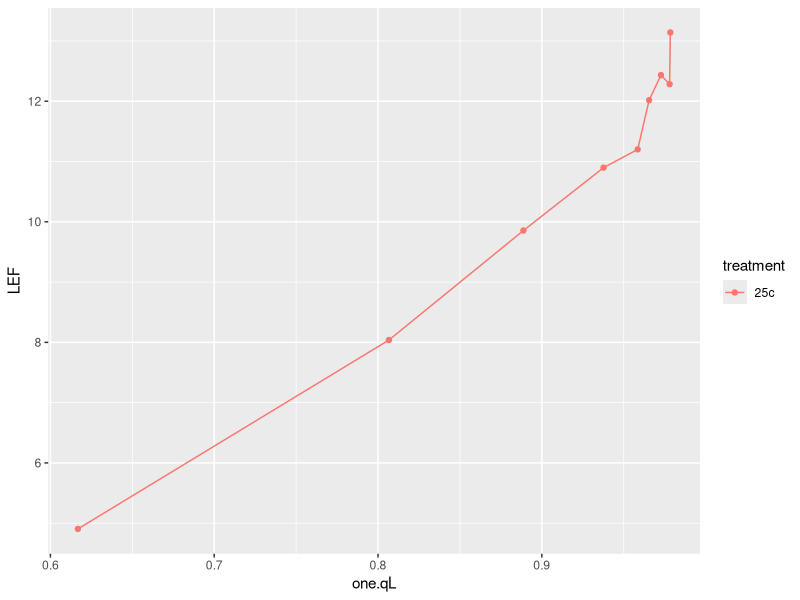
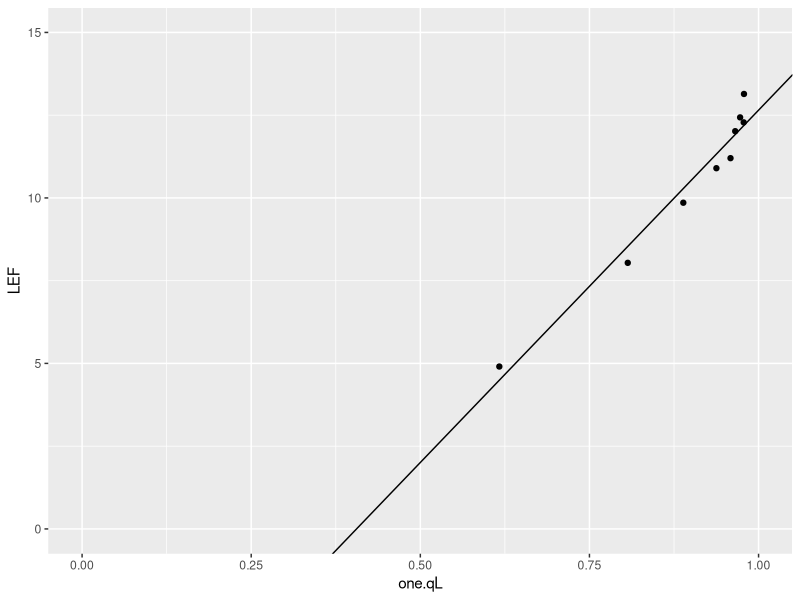
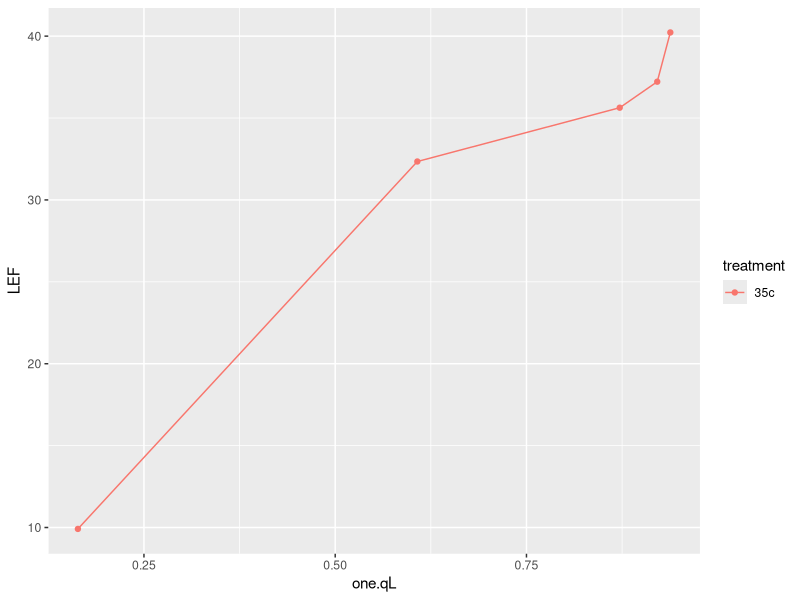
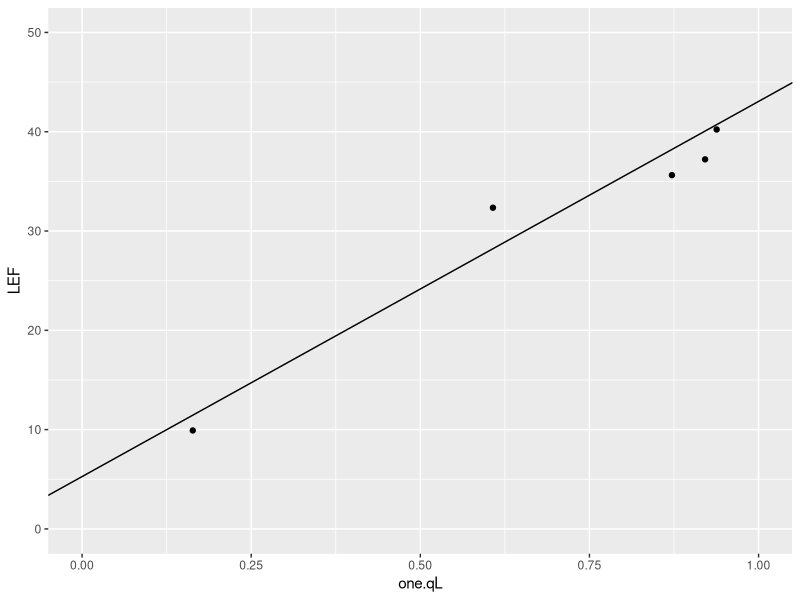
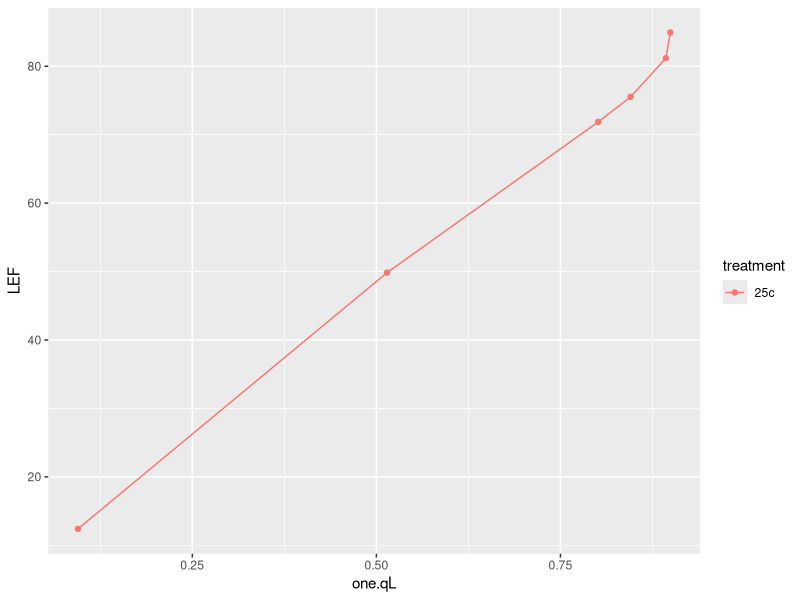
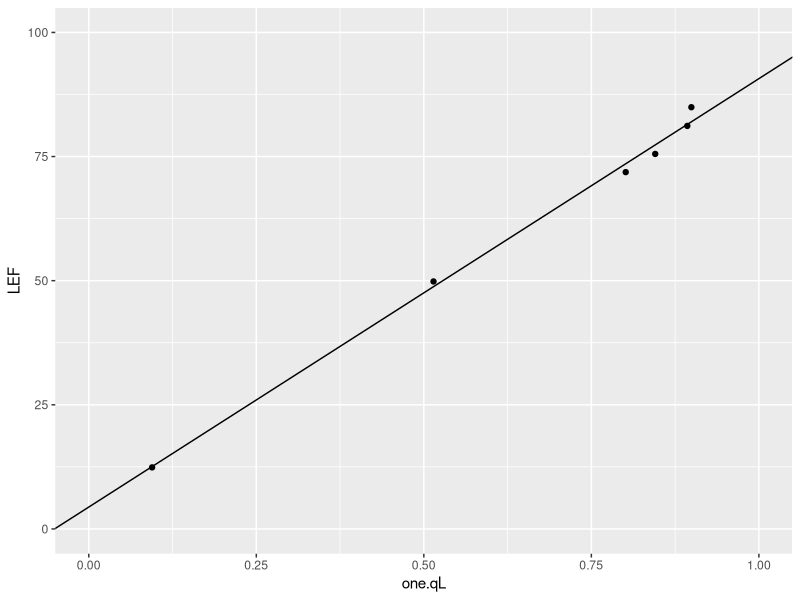
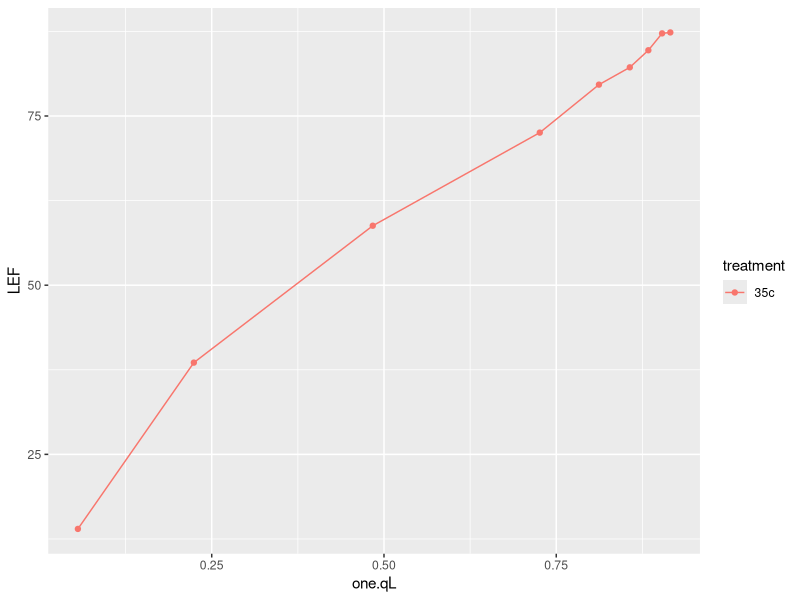
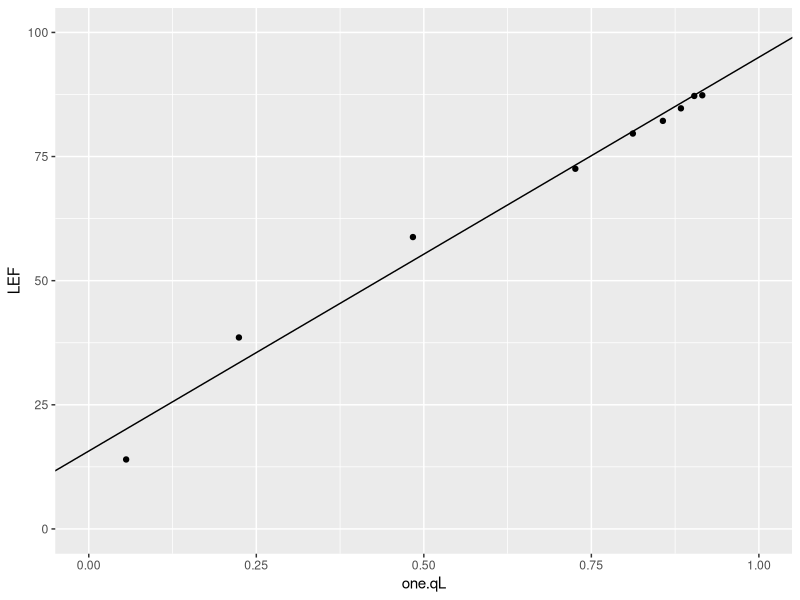

Write the R code that produced these figures, in order.
### Load Libraries
library(tidyverse)

### read in .csv
lrc_18 <- read.csv("lrc_18.csv")



### Curve 1
gg_1 <- lrc_18 %>% 
  filter(id == "gg_1")
ggplot(gg_1, aes(x = one.qL, y = LEF, color = treatment, group = id)) + geom_point() + geom_line()
# Temp
gg_1_tleaf <- mean(gg_1$Tleaf)
gg_1_tleaf
# creating linear model
lm_gg1 <- lm(LEF ~ one.qL, data = gg_1, subset = one.qL < 0.99)
# creating slope and intercept
gg_1_slope <- coef(lm_gg1)[2]
gg_1_intercept <- coef(lm_gg1)[1]
# plot
ggplot(gg_1, aes(one.qL, LEF)) +
  geom_point() +
  geom_abline(
    slope = gg_1_slope,
    intercept = gg_1_intercept) +
  scale_x_continuous(
    limits = c(0, 1)) + 
  scale_y_continuous(
    limits = c(0, 15))



### Curve 2
gg_2 <- lrc_18 %>% 
  filter(id == "gg_2")
ggplot(gg_2, aes(x = one.qL, y = LEF, color = treatment, group = id)) + geom_point() + geom_line()
# Temp
gg_2_tleaf <- mean(gg_2$Tleaf)
gg_2_tleaf
# creating linear model
lm_gg2 <- lm(LEF ~ one.qL, data = gg_2, subset = one.qL < 0.9)
# creating slope and intercept
gg_2_slope <- coef(lm_gg2)[2]
gg_2_intercept <- coef(lm_gg2)[1]
# plot
ggplot(gg_2, aes(one.qL, LEF)) +
  geom_point() +
  geom_abline(
    slope = gg_2_slope,
    intercept = gg_2_intercept) +
  scale_x_continuous(
    limits = c(0, 1)) + 
  scale_y_continuous(
    limits = c(0, 50))



### Curve 3
gg_3 <- lrc_18 %>% 
  filter(id == "gg_3")
ggplot(gg_3, aes(x = one.qL, y = LEF, color = treatment, group = id)) + geom_point() + geom_line()
# Temp
gg_3_tleaf <- mean(gg_3$Tleaf)
gg_3_tleaf
# creating linear model
lm_gg3 <- lm(LEF ~ one.qL, data = gg_3, subset = one.qL < 0.9)
# creating slope and intercept
gg_3_slope <- coef(lm_gg3)[2]
gg_3_intercept <- coef(lm_gg3)[1]
# plot
ggplot(gg_3, aes(one.qL, LEF)) +
  geom_point() +
  geom_abline(
    slope = gg_3_slope,
    intercept = gg_3_intercept) +
  scale_x_continuous(
    limits = c(0, 1)) + 
  scale_y_continuous(
    limits = c(0, 100))



### Curve 4
gg_4 <- lrc_18 %>% 
  filter(id == "gg_4")
ggplot(gg_4, aes(x = one.qL, y = LEF, color = treatment, group = id)) + geom_point() + geom_line()
# Temp
gg_4_tleaf <- mean(gg_4$Tleaf)
gg_4_tleaf
# creating linear model
lm_gg4 <- lm(LEF ~ one.qL, data = gg_4, subset = one.qL < 0.9)
# creating slope and intercept
gg_4_slope <- coef(lm_gg4)[2]
gg_4_intercept <- coef(lm_gg4)[1]
# plot
ggplot(gg_4, aes(one.qL, LEF)) +
  geom_point() +
  geom_abline(
    slope = gg_4_slope,
    intercept = gg_4_intercept) +
  scale_x_continuous(
    limits = c(0, 1)) + 
  scale_y_continuous(
    limits = c(0, 100))



### Curve 5
gg_5 <- lrc_18 %>% 
  filter(id == "gg_5")
ggplot(gg_5, aes(x = one.qL, y = LEF, color = treatment, group = id)) + geom_point() + geom_line()
# Temp
gg_5_tleaf <- mean(gg_5$Tleaf)
gg_5_tleaf
# creating linear model
lm_gg5 <- lm(LEF ~ one.qL, data = gg_5, subset = one.qL < 0.99)
# creating slope and intercept
gg_5_slope <- coef(lm_gg5)[2]
gg_5_intercept <- coef(lm_gg5)[1]
# plot
ggplot(gg_5, aes(one.qL, LEF)) +
  geom_point() +
  geom_abline(
    slope = gg_5_slope,
    intercept = gg_5_intercept) +
  scale_x_continuous(
    limits = c(0, 1)) + 
  scale_y_continuous(
    limits = c(0, 50))


### Curve 6
gg_6 <- lrc_18 %>% 
  filter(id == "gg_6")
ggplot(gg_6, aes(x = one.qL, y = LEF, color = treatment, group = id)) + geom_point() + geom_line()
# Temp
gg_6_tleaf <- mean(gg_6$Tleaf)
gg_6_tleaf
# creating linear model
lm_gg6 <- lm(LEF ~ one.qL, data = gg_6, subset = one.qL < 0.75)
# creating slope and intercept
gg_6_slope <- coef(lm_gg6)[2]
gg_6_intercept <- coef(lm_gg6)[1]
# plot
ggplot(gg_6, aes(one.qL, LEF)) +
  geom_point() +
  geom_abline(
    slope = gg_6_slope,
    intercept = gg_6_intercept) +
  scale_x_continuous(
    limits = c(0, 1)) + 
  scale_y_continuous(
    limits = c(0, 20))



### Curve 7
gg_7 <- lrc_18 %>% 
  filter(id == "gg_7")
ggplot(gg_7, aes(x = one.qL, y = LEF, color = treatment, group = id)) + geom_point() + geom_line()
# Temp
gg_7_tleaf <- mean(gg_7$Tleaf)
gg_7_tleaf
# creating linear model
lm_gg7 <- lm(LEF ~ one.qL, data = gg_7, subset = one.qL < 0.9)
# creating slope and intercept
gg_7_slope <- coef(lm_gg7)[2]
gg_7_intercept <- coef(lm_gg7)[1]
# plot
ggplot(gg_7, aes(one.qL, LEF)) +
  geom_point() +
  geom_abline(
    slope = gg_7_slope,
    intercept = gg_7_intercept) +
  scale_x_continuous(
    limits = c(0, 1)) + 
  scale_y_continuous(
    limits = c(0, 100))



### Curve 8
gg_8 <- lrc_18 %>% 
  filter(id == "gg_8")
ggplot(gg_8, aes(x = one.qL, y = LEF, color = treatment, group = id)) + geom_point() + geom_line()
# Temp
gg_8_tleaf <- mean(gg_8$Tleaf)
gg_8_tleaf
# creating linear model
lm_gg8 <- lm(LEF ~ one.qL, data = gg_8, subset = one.qL < 0.8)
# creating slope and intercept
gg_8_slope <- coef(lm_gg8)[2]
gg_8_intercept <- coef(lm_gg8)[1]
# plot
ggplot(gg_8, aes(one.qL, LEF)) +
  geom_point() +
  geom_abline(
    slope = gg_8_slope,
    intercept = gg_8_intercept) +
  scale_x_continuous(
    limits = c(0, 1)) + 
  scale_y_continuous(
    limits = c(0, 100))



### Curve 9
gg_9 <- lrc_18 %>% 
  filter(id == "gg_9")
ggplot(gg_9, aes(x = one.qL, y = LEF, color = treatment, group = id)) + geom_point() + geom_line()
# Temp
gg_9_tleaf <- mean(gg_9$Tleaf)
gg_9_tleaf
# creating linear model
lm_gg9 <- lm(LEF ~ one.qL, data = gg_9, subset = one.qL < 0.92)
# creating slope and intercept
gg_9_slope <- coef(lm_gg9)[2]
gg_9_intercept <- coef(lm_gg9)[1]
# plot
ggplot(gg_9, aes(one.qL, LEF)) +
  geom_point() +
  geom_abline(
    slope = gg_9_slope,
    intercept = gg_9_intercept) +
  scale_x_continuous(
    limits = c(0, 1)) + 
  scale_y_continuous(
    limits = c(0, 100))



### Curve 10 deleted for fitting purposes




### Curve 11
gg_11 <- lrc_18 %>% 
  filter(id == "gg_11")
ggplot(gg_11, aes(x = one.qL, y = LEF, color = treatment, group = id)) + geom_point() + geom_line()
# Temp
gg_11_tleaf <- mean(gg_11$Tleaf)
gg_11_tleaf
# creating linear model
lm_gg11 <- lm(LEF ~ one.qL, data = gg_11, subset = one.qL < 0.8)
# creating slope and intercept
gg_11_slope <- coef(lm_gg11)[2]
gg_11_intercept <- coef(lm_gg11)[1]
# plot
ggplot(gg_11, aes(one.qL, LEF)) +
  geom_point() +
  geom_abline(
    slope = gg_11_slope,
    intercept = gg_11_intercept) +
  scale_x_continuous(
    limits = c(0, 1)) + 
  scale_y_continuous(
    limits = c(0, 60))



### Curve 12
gg_12 <- lrc_18 %>% 
  filter(id == "gg_12")
ggplot(gg_12, aes(x = one.qL, y = LEF, color = treatment, group = id)) + geom_point() + geom_line()
# Temp
gg_12_tleaf <- mean(gg_12$Tleaf)
gg_12_tleaf
# creating linear model
lm_gg12 <- lm(LEF ~ one.qL, data = gg_12, subset = one.qL < 0.775)
# creating slope and intercept
gg_12_slope <- coef(lm_gg12)[2]
gg_12_intercept <- coef(lm_gg12)[1]
# plot
ggplot(gg_12, aes(one.qL, LEF)) +
  geom_point() +
  geom_abline(
    slope = gg_12_slope,
    intercept = gg_12_intercept) +
  scale_x_continuous(
    limits = c(0, 1)) + 
  scale_y_continuous(
    limits = c(0, 50))



### Curve 13 no data


### Curve 14
gg_14 <- lrc_18 %>% 
  filter(id == "gg_14")
ggplot(gg_14, aes(x = one.qL, y = LEF, color = treatment, group = id)) + geom_point() + geom_line()
# Temp
gg_14_tleaf <- mean(gg_14$Tleaf)
gg_14_tleaf
# creating linear model
lm_gg14 <- lm(LEF ~ one.qL, data = gg_14, subset = one.qL < 0.9)
# creating slope and intercept
gg_14_slope <- coef(lm_gg14)[2]
gg_14_intercept <- coef(lm_gg14)[1]
# plot
ggplot(gg_14, aes(one.qL, LEF)) +
  geom_point() +
  geom_abline(
    slope = gg_14_slope,
    intercept = gg_14_intercept) +
  scale_x_continuous(
    limits = c(0, 1)) + 
  scale_y_continuous(
    limits = c(0, 60))



### Curve 15
gg_15 <- lrc_18 %>% 
  filter(id == "gg_15")
ggplot(gg_15, aes(x = one.qL, y = LEF, color = treatment, group = id)) + geom_point() + geom_line()
# Temp
gg_15_tleaf <- mean(gg_15$Tleaf)
gg_15_tleaf
# creating linear model
lm_gg15 <- lm(LEF ~ one.qL, data = gg_15, subset = one.qL < 0.95)
# creating slope and intercept
gg_15_slope <- coef(lm_gg15)[2]
gg_15_intercept <- coef(lm_gg15)[1]
# plot
ggplot(gg_15, aes(one.qL, LEF)) +
  geom_point() +
  geom_abline(
    slope = gg_15_slope,
    intercept = gg_15_intercept) +
  scale_x_continuous(
    limits = c(0, 1)) + 
  scale_y_continuous(
    limits = c(0, 100))



### Curve 16
gg_16 <- lrc_18 %>% 
  filter(id == "gg_16")
ggplot(gg_16, aes(x = one.qL, y = LEF, color = treatment, group = id)) + geom_point() + geom_line()
# Temp
gg_16_tleaf <- mean(gg_16$Tleaf)
gg_16_tleaf
# creating linear model
lm_gg16 <- lm(LEF ~ one.qL, data = gg_16, subset = one.qL < 0.9)
# creating slope and intercept
gg_16_slope <- coef(lm_gg16)[2]
gg_16_intercept <- coef(lm_gg16)[1]
# plot
ggplot(gg_16, aes(one.qL, LEF)) +
  geom_point() +
  geom_abline(
    slope = gg_16_slope,
    intercept = gg_16_intercept) +
  scale_x_continuous(
    limits = c(0, 1)) + 
  scale_y_continuous(
    limits = c(0, 100))



### Curve 17 no data



### Curve 18
gg_18 <- lrc_18 %>% 
  filter(id == "gg_18")
gg_18 <- gg_18[-c(1,2,3),]
ggplot(gg_18, aes(x = one.qL, y = LEF, color = treatment, group = id)) + geom_point() + geom_line()
# Temp
gg_18_tleaf <- mean(gg_18$Tleaf)
gg_18_tleaf
# creating linear model
lm_gg18 <- lm(LEF ~ one.qL, data = gg_18, subset = one.qL < 0.99)
# creating slope and intercept
gg_18_slope <- coef(lm_gg18)[2]
gg_18_intercept <- coef(lm_gg18)[1]
# plot
ggplot(gg_18, aes(one.qL, LEF)) +
  geom_point() +
  geom_abline(
    slope = gg_18_slope,
    intercept = gg_18_intercept) +
  scale_x_continuous(
    limits = c(0, 1)) + 
  scale_y_continuous(
    limits = c(0, 40))



### Curve 19
gg_19 <- lrc_18 %>% 
  filter(id == "gg_19")
ggplot(gg_19, aes(x = one.qL, y = LEF, color = treatment, group = id)) + geom_point() + geom_line()
# Temp
gg_19_tleaf <- mean(gg_19$Tleaf)
gg_19_tleaf
# creating linear model
lm_gg19 <- lm(LEF ~ one.qL, data = gg_19, subset = one.qL < 0.9)
# creating slope and intercept
gg_19_slope <- coef(lm_gg19)[2]
gg_19_intercept <- coef(lm_gg19)[1]
# plot
ggplot(gg_19, aes(one.qL, LEF)) +
  geom_point() +
  geom_abline(
    slope = gg_19_slope,
    intercept = gg_19_intercept) +
  scale_x_continuous(
    limits = c(0, 1)) + 
  scale_y_continuous(
    limits = c(0,50))



### Curve 20 no data



### Curve 21
gg_21 <- lrc_18 %>% 
  filter(id == "gg_21")
ggplot(gg_21, aes(x = one.qL, y = LEF, color = treatment, group = id)) + geom_point() + geom_line()
# Temp
gg_21_tleaf <- mean(gg_21$Tleaf)
gg_21_tleaf
# creating linear model
lm_gg21 <- lm(LEF ~ one.qL, data = gg_21, subset = one.qL < 0.99)
# creating slope and intercept
gg_21_slope <- coef(lm_gg21)[2]
gg_21_intercept <- coef(lm_gg21)[1]
# plot
ggplot(gg_21, aes(one.qL, LEF)) +
  geom_point() +
  geom_abline(
    slope = gg_21_slope,
    intercept = gg_21_intercept) +
  scale_x_continuous(
    limits = c(0, 1)) + 
  scale_y_continuous(
    limits = c(0, 100))



### Curve 22
gg_22 <- lrc_18 %>% 
  filter(id == "gg_22")
ggplot(gg_22, aes(x = one.qL, y = LEF, color = treatment, group = id)) + geom_point() + geom_line()
# Temp
gg_22_tleaf <- mean(gg_22$Tleaf)
gg_22_tleaf
# creating linear model
lm_gg22 <- lm(LEF ~ one.qL, data = gg_22, subset = one.qL < 0.9)
# creating slope and intercept
gg_22_slope <- coef(lm_gg22)[2]
gg_22_intercept <- coef(lm_gg22)[1]
# plot
ggplot(gg_22, aes(one.qL, LEF)) +
  geom_point() +
  geom_abline(
    slope = gg_22_slope,
    intercept = gg_22_intercept) +
  scale_x_continuous(
    limits = c(0, 1)) + 
  scale_y_continuous(
    limits = c(0, 60))



### Curve 23
gg_23 <- lrc_18 %>% 
  filter(id == "gg_23")
gg_23 <- gg_23[-c(1,2,3),]
ggplot(gg_23, aes(x = one.qL, y = LEF, color = treatment, group = id)) + geom_point() + geom_line()
# Temp
gg_23_tleaf <- mean(gg_23$Tleaf)
gg_23_tleaf
# creating linear model
lm_gg23 <- lm(LEF ~ one.qL, data = gg_23, subset = one.qL < 0.99)
# creating slope and intercept
gg_23_slope <- coef(lm_gg23)[2]
gg_23_intercept <- coef(lm_gg23)[1]
# plot
ggplot(gg_23, aes(one.qL, LEF)) +
  geom_point() +
  geom_abline(
    slope = gg_23_slope,
    intercept = gg_23_intercept) +
  scale_x_continuous(
    limits = c(0, 1)) + 
  scale_y_continuous(
    limits = c(0, 50))



### Curve 24
gg_24 <- lrc_18 %>% 
  filter(id == "gg_24")
gg_24 <- gg_24 %>%
  filter(machine == "albert")
ggplot(gg_24, aes(x = one.qL, y = LEF, color = treatment, group = id)) + geom_point() + geom_line()
# Temp
gg_24_tleaf <- mean(gg_24$Tleaf)
gg_24_tleaf
# creating linear model
lm_gg24 <- lm(LEF ~ one.qL, data = gg_24, subset = one.qL < 0.9)
# creating slope and intercept
gg_24_slope <- coef(lm_gg24)[2]
gg_24_intercept <- coef(lm_gg24)[1]
# plot
ggplot(gg_24, aes(one.qL, LEF)) +
  geom_point() +
  geom_abline(
    slope = gg_24_slope,
    intercept = gg_24_intercept) +
  scale_x_continuous(
    limits = c(0, 1)) + 
  scale_y_continuous(
    limits = c(0, 50))



### Curve 25
gg_25 <- lrc_18 %>% 
  filter(id == "gg_25")
ggplot(gg_25, aes(x = one.qL, y = LEF, color = treatment, group = id)) + geom_point() + geom_line()
# Temp
gg_25_tleaf <- mean(gg_9$Tleaf)
gg_25_tleaf
# creating linear model
lm_gg25 <- lm(LEF ~ one.qL, data = gg_25, subset = one.qL > 0.25)
# creating slope and intercept
gg_25_slope <- coef(lm_gg25)[2]
gg_25_intercept <- coef(lm_gg25)[1]
# plot
ggplot(gg_25, aes(one.qL, LEF)) +
  geom_point() +
  geom_abline(
    slope = gg_25_slope,
    intercept = gg_25_intercept) +
  scale_x_continuous(
    limits = c(0, 1)) + 
  scale_y_continuous(
    limits = c(0, 100))

  

### Curve 26
gg_26 <- lrc_18 %>% 
  filter(id == "gg_26")
ggplot(gg_26, aes(x = one.qL, y = LEF, color = treatment, group = id)) + geom_point() + geom_line()
# Temp
gg_26_tleaf <- mean(gg_26$Tleaf)
gg_26_tleaf
# creating linear model
lm_gg26 <- lm(LEF ~ one.qL, data = gg_26, subset = one.qL < 0.9)
# creating slope and intercept
gg_26_slope <- coef(lm_gg26)[2]
gg_26_intercept <- coef(lm_gg26)[1]
# plot
ggplot(gg_26, aes(one.qL, LEF)) +
  geom_point() +
  geom_abline(
    slope = gg_26_slope,
    intercept = gg_26_intercept) +
  scale_x_continuous(
    limits = c(0, 1)) + 
  scale_y_continuous(
    limits = c(0, 60))



### Curve 27
gg_27 <- lrc_18 %>% 
  filter(id == "gg_27")
ggplot(gg_27, aes(x = one.qL, y = LEF, color = treatment, group = id)) + geom_point() + geom_line()
# Temp
gg_27_tleaf <- mean(gg_27$Tleaf)
gg_27_tleaf
# creating linear model
lm_gg27 <- lm(LEF ~ one.qL, data = gg_27, subset = one.qL < 0.99)
# creating slope and intercept
gg_27_slope <- coef(lm_gg27)[2]
gg_27_intercept <- coef(lm_gg27)[1]
# plot
ggplot(gg_27, aes(one.qL, LEF)) +
  geom_point() +
  geom_abline(
    slope = gg_27_slope,
    intercept = gg_27_intercept) +
  scale_x_continuous(
    limits = c(0, 1)) + 
  scale_y_continuous(
    limits = c(0, 100))



### Curve 28
gg_28 <- lrc_18 %>% 
  filter(id == "gg_28")
ggplot(gg_28, aes(x = one.qL, y = LEF, color = treatment, group = id)) + geom_point() + geom_line()
# Temp
gg_28_tleaf <- mean(gg_28$Tleaf)
gg_28_tleaf
# creating linear model
lm_gg28 <- lm(LEF ~ one.qL, data = gg_28, subset = one.qL < 0.99)
# creating slope and intercept
gg_28_slope <- coef(lm_gg28)[2]
gg_28_intercept <- coef(lm_gg28)[1]
# plot
ggplot(gg_28, aes(one.qL, LEF)) +
  geom_point() +
  geom_abline(
    slope = gg_28_slope,
    intercept = gg_28_intercept) +
  scale_x_continuous(
    limits = c(0, 1)) + 
  scale_y_continuous(
    limits = c(0, 100))



### Curve 29
gg_29 <- lrc_18 %>% 
  filter(id == "gg_29")
ggplot(gg_29, aes(x = one.qL, y = LEF, color = treatment, group = id)) + geom_point() + geom_line()
# Temp
gg_29_tleaf <- mean(gg_29$Tleaf)
gg_29_tleaf
# creating linear model
lm_gg29 <- lm(LEF ~ one.qL, data = gg_29, subset = one.qL < 0.8)
# creating slope and intercept
gg_29_slope <- coef(lm_gg29)[2]
gg_29_intercept <- coef(lm_gg29)[1]
# plot
ggplot(gg_29, aes(one.qL, LEF)) +
  geom_point() +
  geom_abline(
    slope = gg_29_slope,
    intercept = gg_29_intercept) +
  scale_x_continuous(
    limits = c(0, 1)) + 
  scale_y_continuous(
    limits = c(0, 50))



### Curve 30
gg_30 <- lrc_18 %>% 
  filter(id == "gg_30")
ggplot(gg_30, aes(x = one.qL, y = LEF, color = treatment, group = id)) + geom_point() + geom_line()
# Temp
gg_30_tleaf <- mean(gg_30$Tleaf)
gg_30_tleaf
# creating linear model
lm_gg30 <- lm(LEF ~ one.qL, data = gg_30, subset = one.qL < 0.9)
# creating slope and intercept
gg_30_slope <- coef(lm_gg30)[2]
gg_30_intercept <- coef(lm_gg30)[1]
# plot
ggplot(gg_30, aes(one.qL, LEF)) +
  geom_point() +
  geom_abline(
    slope = gg_30_slope,
    intercept = gg_30_intercept) +
  scale_x_continuous(
    limits = c(0, 1)) + 
  scale_y_continuous(
    limits = c(0, 60))



### Curve 31
gg_31 <- lrc_18 %>% 
  filter(id == "gg_31")
ggplot(gg_31, aes(x = one.qL, y = LEF, color = treatment, group = id)) + geom_point() + geom_line()
# Temp
gg_31_tleaf <- mean(gg_31$Tleaf)
gg_31_tleaf
# creating linear model
lm_gg31 <- lm(LEF ~ one.qL, data = gg_31, subset = one.qL < 0.99)
# creating slope and intercept
gg_31_slope <- coef(lm_gg31)[2]
gg_31_intercept <- coef(lm_gg31)[1]
# plot
ggplot(gg_31, aes(one.qL, LEF)) +
  geom_point() +
  geom_abline(
    slope = gg_31_slope,
    intercept = gg_31_intercept) +
  scale_x_continuous(
    limits = c(0, 1)) + 
  scale_y_continuous(
    limits = c(0, 50))



### Curve 32
gg_32 <- lrc_18 %>% 
  filter(id == "gg_32")
gg_32 <- gg_32 %>%
  filter(machine == "stan")
ggplot(gg_32, aes(x = one.qL, y = LEF, color = treatment, group = id)) + geom_point() + geom_line()
# Temp
gg_32_tleaf <- mean(gg_32$Tleaf)
gg_32_tleaf
# creating linear model
lm_gg32 <- lm(LEF ~ one.qL, data = gg_32, subset = one.qL < 0.9)
# creating slope and intercept
gg_32_slope <- coef(lm_gg32)[2]
gg_32_intercept <- coef(lm_gg32)[1]
# plot
ggplot(gg_32, aes(one.qL, LEF)) +
  geom_point() +
  geom_abline(
    slope = gg_32_slope,
    intercept = gg_32_intercept) +
  scale_x_continuous(
    limits = c(0, 1)) + 
  scale_y_continuous(
    limits = c(0, 50))



### Curve 33
gg_33 <- lrc_18 %>% 
  filter(id == "gg_33")
ggplot(gg_33, aes(x = one.qL, y = LEF, color = treatment, group = id)) + geom_point() + geom_line()
# Temp
gg_33_tleaf <- mean(gg_9$Tleaf)
gg_33_tleaf
# creating linear model
lm_gg33 <- lm(LEF ~ one.qL, data = gg_33, subset = one.qL < 0.9)
# creating slope and intercept
gg_33_slope <- coef(lm_gg33)[2]
gg_33_intercept <- coef(lm_gg33)[1]
# plot
ggplot(gg_33, aes(one.qL, LEF)) +
  geom_point() +
  geom_abline(
    slope = gg_33_slope,
    intercept = gg_33_intercept) +
  scale_x_continuous(
    limits = c(0, 1)) + 
  scale_y_continuous(
    limits = c(0, 100))



### Curve 34
gg_34 <- lrc_18 %>% 
  filter(id == "gg_34")
ggplot(gg_34, aes(x = one.qL, y = LEF, color = treatment, group = id)) + geom_point() + geom_line()
# Temp
gg_34_tleaf <- mean(gg_34$Tleaf)
gg_34_tleaf
# creating linear model
lm_gg34 <- lm(LEF ~ one.qL, data = gg_34, subset = one.qL < 0.9)
# creating slope and intercept
gg_34_slope <- coef(lm_gg34)[2]
gg_34_intercept <- coef(lm_gg34)[1]
# plot
ggplot(gg_34, aes(one.qL, LEF)) +
  geom_point() +
  geom_abline(
    slope = gg_34_slope,
    intercept = gg_34_intercept) +
  scale_x_continuous(
    limits = c(0, 1)) + 
  scale_y_continuous(
    limits = c(0, 100))



### Curve 35
gg_35 <- lrc_18 %>% 
  filter(id == "gg_35")
ggplot(gg_35, aes(x = one.qL, y = LEF, color = treatment, group = id)) + geom_point() + geom_line()
# Temp
gg_35_tleaf <- mean(gg_35$Tleaf)
gg_35_tleaf
# creating linear model
lm_gg35 <- lm(LEF ~ one.qL, data = gg_35, subset = one.qL < 0.8)
# creating slope and intercept
gg_35_slope <- coef(lm_gg35)[2]
gg_35_intercept <- coef(lm_gg35)[1]
# plot
ggplot(gg_35, aes(one.qL, LEF)) +
  geom_point() +
  geom_abline(
    slope = gg_35_slope,
    intercept = gg_35_intercept) +
  scale_x_continuous(
    limits = c(0, 1)) + 
  scale_y_continuous(
    limits = c(0, 150))



### Curve 36
gg_36 <- lrc_18 %>% 
  filter(id == "gg_36")
ggplot(gg_36, aes(x = one.qL, y = LEF, color = treatment, group = id)) + geom_point() + geom_line()
# Temp
gg_36_tleaf <- mean(gg_36$Tleaf)
gg_36_tleaf
# creating linear model
lm_gg36 <- lm(LEF ~ one.qL, data = gg_36, subset = one.qL < 0.9)
# creating slope and intercept
gg_36_slope <- coef(lm_gg36)[2]
gg_36_intercept <- coef(lm_gg36)[1]
# plot
ggplot(gg_36, aes(one.qL, LEF)) +
  geom_point() +
  geom_abline(
    slope = gg_36_slope,
    intercept = gg_36_intercept) +
  scale_x_continuous(
    limits = c(0, 1)) + 
  scale_y_continuous(
    limits = c(0, 100))



### Curve 37
gg_37 <- lrc_18 %>% 
  filter(id == "gg_37")
ggplot(gg_37, aes(x = one.qL, y = LEF, color = treatment, group = id)) + geom_point() + geom_line()
# Temp
gg_37_tleaf <- mean(gg_37$Tleaf)
gg_37_tleaf
# creating linear model
lm_gg37 <- lm(LEF ~ one.qL, data = gg_37, subset = one.qL < 0.8)
# creating slope and intercept
gg_37_slope <- coef(lm_gg37)[2]
gg_37_intercept <- coef(lm_gg37)[1]
# plot
ggplot(gg_37, aes(one.qL, LEF)) +
  geom_point() +
  geom_abline(
    slope = gg_37_slope,
    intercept = gg_37_intercept) +
  scale_x_continuous(
    limits = c(0, 1)) + 
  scale_y_continuous(
    limits = c(0, 30))



### Curve 38
gg_38 <- lrc_18 %>% 
  filter(id == "gg_38")
gg_38 <- gg_38[-c(1,2,3),]
ggplot(gg_38, aes(x = one.qL, y = LEF, color = treatment, group = id)) + geom_point() + geom_line()
# Temp
gg_38_tleaf <- mean(gg_38$Tleaf)
gg_38_tleaf
# creating linear model
lm_gg38 <- lm(LEF ~ one.qL, data = gg_38, subset = one.qL < 0.85)
# creating slope and intercept
gg_38_slope <- coef(lm_gg38)[2]
gg_38_intercept <- coef(lm_gg38)[1]
# plot
ggplot(gg_38, aes(one.qL, LEF)) +
  geom_point() +
  geom_abline(
    slope = gg_38_slope,
    intercept = gg_38_intercept) +
  scale_x_continuous(
    limits = c(0, 1)) + 
  scale_y_continuous(
    limits = c(0, 50))




### Curve 39
gg_39 <- lrc_18 %>% 
  filter(id == "gg_39")
ggplot(gg_39, aes(x = one.qL, y = LEF, color = treatment, group = id)) + geom_point() + geom_line()
# Temp
gg_39_tleaf <- mean(gg_39$Tleaf)
gg_39_tleaf
# creating linear model
lm_gg39 <- lm(LEF ~ one.qL, data = gg_39, subset = one.qL < 0.99)
# creating slope and intercept
gg_39_slope <- coef(lm_gg39)[2]
gg_39_intercept <- coef(lm_gg39)[1]
# plot
ggplot(gg_39, aes(one.qL, LEF)) +
  geom_point() +
  geom_abline(
    slope = gg_39_slope,
    intercept = gg_39_intercept) +
  scale_x_continuous(
    limits = c(0, 1)) + 
  scale_y_continuous(
    limits = c(0, 40))



### Curve 40
gg_40 <- lrc_18 %>% 
  filter(id == "gg_40")
ggplot(gg_40, aes(x = one.qL, y = LEF, color = treatment, group = id)) + geom_point() + geom_line()
# Temp
gg_40_tleaf <- mean(gg_40$Tleaf)
gg_40_tleaf
# creating linear model
lm_gg40 <- lm(LEF ~ one.qL, data = gg_40, subset = one.qL < 0.9)
# creating slope and intercept
gg_40_slope <- coef(lm_gg40)[2]
gg_40_intercept <- coef(lm_gg40)[1]
# plot
ggplot(gg_40, aes(one.qL, LEF)) +
  geom_point() +
  geom_abline(
    slope = gg_40_slope,
    intercept = gg_40_intercept) +
  scale_x_continuous(
    limits = c(0, 1)) + 
  scale_y_continuous(
    limits = c(0, 40))


### Creating dataframe
vqmax18_df <- data.frame(
  id = c("gg_1", "gg_2", "gg_3", "gg_4", "gg_5", "gg_6", "gg_7", "gg_8", "gg_9",
         "gg_11", "gg_12", "gg_14", "gg_15", "gg_16", "gg_18", 
         "gg_19", "gg_21", "gg_22", "gg_23", "gg_24", "gg_25", "gg_26", 
         "gg_27", "gg_28", "gg_29", "gg_30", "gg_31", "gg_32", "gg_33", "gg_34", 
         "gg_35", "gg_36", "gg_37", "gg_38", "gg_39", "gg_40" ),
  slope_18 = c(gg_1_slope, gg_2_slope, gg_3_slope, gg_4_slope, gg_5_slope, gg_6_slope, gg_7_slope, gg_8_slope, gg_9_slope,
               gg_11_slope, gg_12_slope, gg_14_slope, gg_15_slope, gg_16_slope, gg_18_slope, 
               gg_19_slope, gg_21_slope, gg_22_slope, gg_23_slope, gg_24_slope, gg_25_slope, gg_26_slope, 
               gg_27_slope, gg_28_slope, gg_29_slope, gg_30_slope, gg_31_slope, gg_32_slope, gg_33_slope, gg_34_slope, 
               gg_35_slope, gg_36_slope, gg_37_slope, gg_38_slope, gg_39_slope, gg_40_slope),
  intercept_18 = c(gg_1_slope, gg_2_intercept, gg_3_intercept, gg_4_intercept, gg_5_intercept, gg_6_intercept, gg_7_intercept, gg_8_intercept, gg_9_intercept,
                   gg_11_intercept, gg_12_intercept, gg_14_intercept, gg_15_intercept, gg_16_intercept, gg_18_intercept, 
                   gg_19_intercept, gg_21_intercept, gg_22_intercept, gg_23_intercept, gg_24_intercept, gg_25_intercept, gg_26_intercept, 
                   gg_27_intercept, gg_28_intercept, gg_29_intercept, gg_30_intercept, gg_31_intercept, gg_32_intercept, gg_33_intercept, gg_34_intercept, 
                   gg_35_intercept, gg_36_intercept, gg_37_intercept, gg_38_intercept, gg_39_intercept, gg_40_intercept),
  tleaf_18 = c(gg_1_slope, gg_2_tleaf, gg_3_tleaf, gg_4_tleaf, gg_5_tleaf, gg_6_tleaf, gg_7_tleaf, gg_8_tleaf, gg_9_tleaf,
                   gg_11_tleaf, gg_12_tleaf, gg_14_tleaf, gg_15_tleaf, gg_16_tleaf, gg_18_tleaf, 
                   gg_19_tleaf, gg_21_tleaf, gg_22_tleaf, gg_23_tleaf, gg_24_tleaf, gg_25_tleaf, gg_26_tleaf, 
                   gg_27_tleaf, gg_28_tleaf, gg_29_tleaf, gg_30_tleaf, gg_31_tleaf, gg_32_tleaf, gg_33_tleaf, gg_34_tleaf, 
                   gg_35_tleaf, gg_36_tleaf, gg_37_tleaf, gg_38_tleaf, gg_39_tleaf, gg_40_tleaf)
)
vqmax18_df


### calculating Vqmax
vqmax18_df$vqmax_18 <- vqmax18_df$intercept + vqmax18_df$slope
vqmax18_df

### adding treatment column
vqmax18_df$replicate <- as.numeric(gsub("\\D", "", vqmax18_df$id))
vqmax18_df$treatment <- ifelse(vqmax18_df$replicate %% 2 == 1,
                               "25c",
                               "35c")
vqmax18_df$replicate <- NULL
vqmax18_df

### add leaf temp
vqmax18_df$tleaf_fac <- "18c"
vqmax18_df


### graph and stats time
ggplot(vqmax18_df, aes(x = treatment, y = vqmax_18)) + geom_boxplot() 
vqmax18_lm <- lm(vqmax_18 ~ treatment, data = vqmax18_df)
anova(vqmax18_lm)
plot(vqmax18_lm)

### write .csv
write.csv(vqmax18_df, "vqmax18_df.csv")
